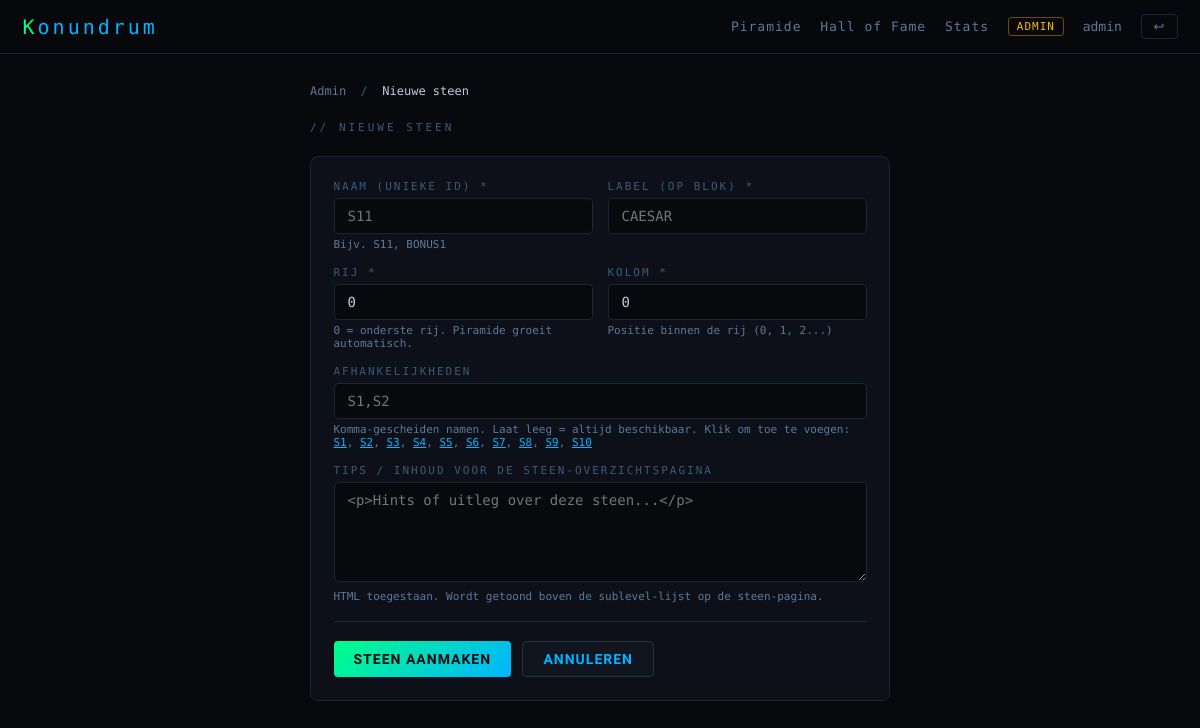
Page /admin/stone/add (signed in) on the committed database.
### tables this page shows
CREATE TABLE stones (
            id           INTEGER PRIMARY KEY AUTOINCREMENT,
            name         TEXT UNIQUE NOT NULL,   -- bijv. S1
            label        TEXT NOT NULL,           -- weergavenaam op blok
            row          INTEGER NOT NULL,        -- 0 = onderste rij
            col          INTEGER NOT NULL,        -- positie in rij
            dependencies TEXT DEFAULT ''          -- komma-gescheiden stone.name waarden
        );

### app.py (the view, shortened to what this page needs)
@app.route("/admin/stone/add", methods=["GET", "POST"])
@admin_required
def admin_add_stone():
    all_stones = db.get_all_stones()
    error = None
    return render_template("admin_stone_form.html", stone=None, all_stones=all_stones, error=error)

### app.py (called while the page is built)
def admin_required(f):
    @wraps(f)
    def inner(*args, **kwargs):
        if not session.get("is_admin"):
            return redirect(url_for("pyramid"))
        return f(*args, **kwargs)
    return inner

### database.py (called while the page is built)
def get_db():
    conn = sqlite3.connect(DB_PATH)
    conn.row_factory = sqlite3.Row
    conn.execute("PRAGMA foreign_keys = ON")
    return conn

def get_all_stones():
    conn = get_db()
    try:
        return conn.execute("SELECT * FROM stones ORDER BY row,col").fetchall()
    finally:
        conn.close()

### templates/admin_stone_form.html (shortened to what this page needs)
{% extends "base.html" %}
{% block body %}
<div class="page-sm">
  <div class="bc">
    <a href="{{ url_for('admin') }}">Admin</a> &nbsp;/&nbsp;
    <span>{% if stone %}Bewerken{% else %}Nieuwe steen{% endif %}</span>
  </div>
  <div class="page-title">// {% if stone %}STEEN BEWERKEN{% else %}NIEUWE STEEN{% endif %}</div>
  <div class="card">
    <form method="POST">
      <div style="display:grid;grid-template-columns:1fr 1fr;gap:1rem;">
        <div class="field">
          <label>Naam (unieke ID) *</label>
          <input type="text" name="name" value="{{ stone.name if stone else '' }}" placeholder="S11" required/>
          <div class="sub">Bijv. S11, BONUS1</div>
        </div>
        <div class="field">
          <label>Label (op blok) *</label>
          <input type="text" name="label" value="{{ stone.label if stone else '' }}" placeholder="CAESAR" required/>
        </div>
      </div>
      <div style="display:grid;grid-template-columns:1fr 1fr;gap:1rem;">
        <div class="field">
          <label>Rij *</label>
          <input type="number" name="row" value="{{ stone.row if stone else 0 }}" min="0" required/>
          <div class="sub">0 = onderste rij. Piramide groeit automatisch.</div>
        </div>
        <div class="field">
          <label>Kolom *</label>
          <input type="number" name="col" value="{{ stone.col if stone else 0 }}" min="0" required/>
          <div class="sub">Positie binnen de rij (0, 1, 2...)</div>
        </div>
      </div>
      <div class="field">
        <label>Afhankelijkheden</label>
        <input type="text" name="dependencies"
               value="{{ stone.dependencies if stone else '' }}"
               placeholder="S1,S2"/>
        <div class="sub">
          Komma-gescheiden namen. Laat leeg = altijd beschikbaar.
          {% if all_stones %}
            Klik om toe te voegen:
            {% for s in all_stones %}
              <span style="color:var(--blue);cursor:pointer;text-decoration:underline;"
                    onclick="addDep('{{ s.name }}')">{{ s.name }}</span>{% if not loop.last %}, {% endif %}
            {% endfor %}
          {% endif %}
        </div>
      </div>
      <div class="field">
        <label>Tips / inhoud voor de steen-overzichtspagina</label>
        <textarea name="home_content" rows="5"
                  placeholder="&lt;p&gt;Hints of uitleg over deze steen...&lt;/p&gt;">{{ stone.home_content if stone else '' }}</textarea>
        <div class="sub">HTML toegestaan. Wordt getoond boven de sublevel-lijst op de steen-pagina.</div>
      </div>
      <hr class="div"/>
      <div style="display:flex;gap:.75rem;">
        <button type="submit" class="btn btn-primary">{{ 'Opslaan' if stone else 'Steen aanmaken' }}</button>
        <a href="{{ url_for('admin') }}" class="btn btn-secondary">Annuleren</a>
      </div>
    </form>
  </div>
</div>
{% endblock %}

### templates/base.html (style rules this page uses)
*, *::before, *::after { margin:0; padding:0; box-sizing:border-box; }
:root { --bg:#08090d; --bg2:#0d1018; --bg3:#111520; --border:#1a2535; --border2:#243040; --green:#00ff88; --blue:#00b4ff; --yellow:#ffb400; --red:#ff4455; --dim:#3a5a7a; --text:#c0cedd; --text-dim:#5a7a9a; --mono:'Share Tech Mono',monospace; --sans:'Rajdhani',sans-serif; }
html { font-size:15px; }
body { background:var(--bg); color:var(--text); font-family:var(--sans); min-height:100vh; }
a { color:var(--blue); text-decoration:none; }
.page-sm { max-width:640px; margin:0 auto; padding:2rem; }
.page-title { font-family:var(--mono); font-size:11px; letter-spacing:3px; color:var(--dim); text-transform:uppercase; margin-bottom:1.5rem; }
.card { background:var(--bg2); border:1px solid var(--border); border-radius:8px; padding:1.5rem; }
.field { margin-bottom:1rem; }
.field label { display:block; font-size:11px; letter-spacing:2px; text-transform:uppercase; color:var(--dim); margin-bottom:5px; font-family:var(--mono); }
.field input,.field textarea,.field select { width:100%; background:var(--bg); border:1px solid var(--border); border-radius:4px; padding:9px 13px; color:var(--text); font-size:14px; font-family:var(--mono); outline:none; transition:border-color .2s; resize:vertical; }
.field .sub { font-size:11px; color:var(--text-dim); margin-top:4px; font-family:var(--mono); }
.btn { display:inline-block; padding:9px 20px; border-radius:4px; cursor:pointer; font-family:var(--sans); font-size:14px; font-weight:700; letter-spacing:1px; text-transform:uppercase; border:none; transition:all .2s; text-decoration:none !important; }
.btn-primary { background:linear-gradient(135deg,var(--green),var(--blue)); color:var(--bg); }
.btn-secondary { background:var(--bg3); border:1px solid var(--border2); color:var(--blue); }
.bc { font-family:var(--mono); font-size:12px; color:var(--dim); margin-bottom:1.5rem; }
.bc a { color:var(--text-dim); }
.bc span { color:var(--text); }
hr.div { border:none; border-top:1px solid var(--border); margin:1.25rem 0; }

### rows in the picture
stones: name "S1"
stones: name "S2"
stones: name "S3"
stones: name "S4"
stones: name "S5"
stones: name "S6"
stones: name "S7"
stones: name "S8"
stones: name "S9"
stones: name "S10"

### other values in the picture
{{ session.username }} "admin"
{{ 'Opslaan' if stone else 'Steen aanmaken' }} "STEEN AANMAKEN"
